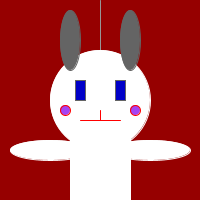
Frame 1 (no input)
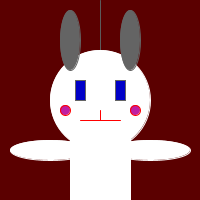
Frame 60 (the mouse pressed at the canvas centre just before this capture)
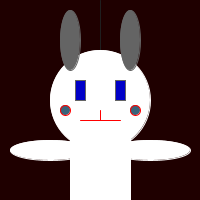
Frame 120 (the mouse held since frame 60 and released just before this capture)

The Processing sketch that drew these frames (run headless with seeded random() and noise(); from frame 60 on, the mouse is pressed at the canvas centre):

// Processing sketch: processing_23975
// ── processing_23975.pde

float raX;
float raY;

float cheekR;
float cheekG;
float cheekB;



float r=150;
float b=0;
float g=0;




void setup() {
   size(200,200);
 }
 
 
 void draw() {
   background (r,g,b);
   stroke(r);
   line(width/2,0,width/2,height);
   
   if(mouseX>width/2) {
     r=r+1;
   }else{
     r=r-1;
   }
   
 
      
   //face 
   stroke(255);
   fill(255);
   ellipse (width/2,height/2,100,100);
 //Body
rectMode(CENTER);
rect(100,150,60,100);
 
 //ears  
  stroke(100);
  fill(100);
  ellipseMode(CENTER);
   ellipse(70,40,20,60);
   
   ellipseMode(CENTER);
   ellipse(130,40,20,60);

//eyes 
  fill(0,0,200);
  rectMode(CENTER);
  rect(80,90,10,20);
 //eyes2
 fill(0,0,200);
 rectMode(CENTER);
 rect(120,90,10,20);
//mouth 
stroke(300,0,0);
line(80,120,120,120);
line(100,120,100,110);

//cheek 

cheekR= random(255);
cheekG= random(255);
cheekB= random(255);
fill(cheekR,cheekG,cheekB);
ellipseMode(CENTER);
ellipse(65,110,10,10);
ellipse(135,110,10,10);



//hands 
ellipseMode(CENTER);
fill(255);
stroke(255);
ellipse(50,150,80,20);
ellipse(150,150,80,20);

 }
